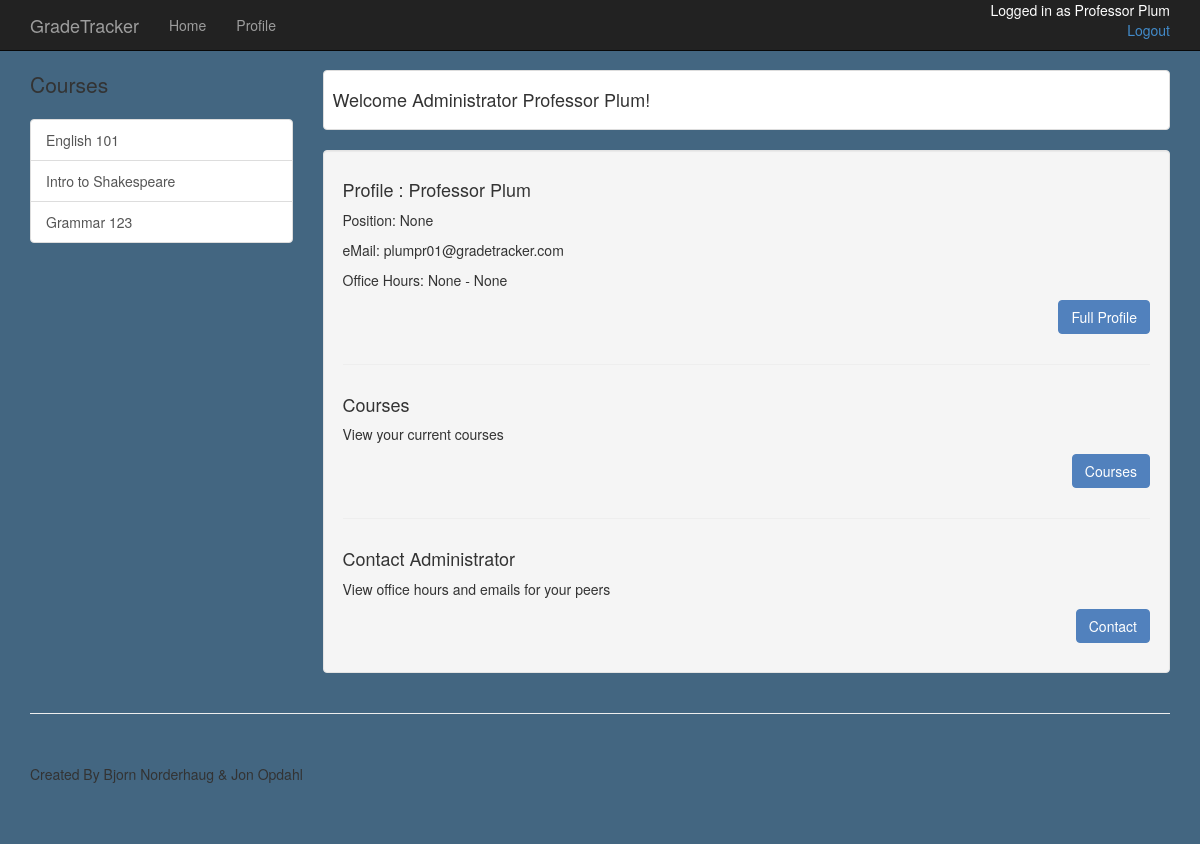
The app's page /admin/plumpr01 (signed in), older data.
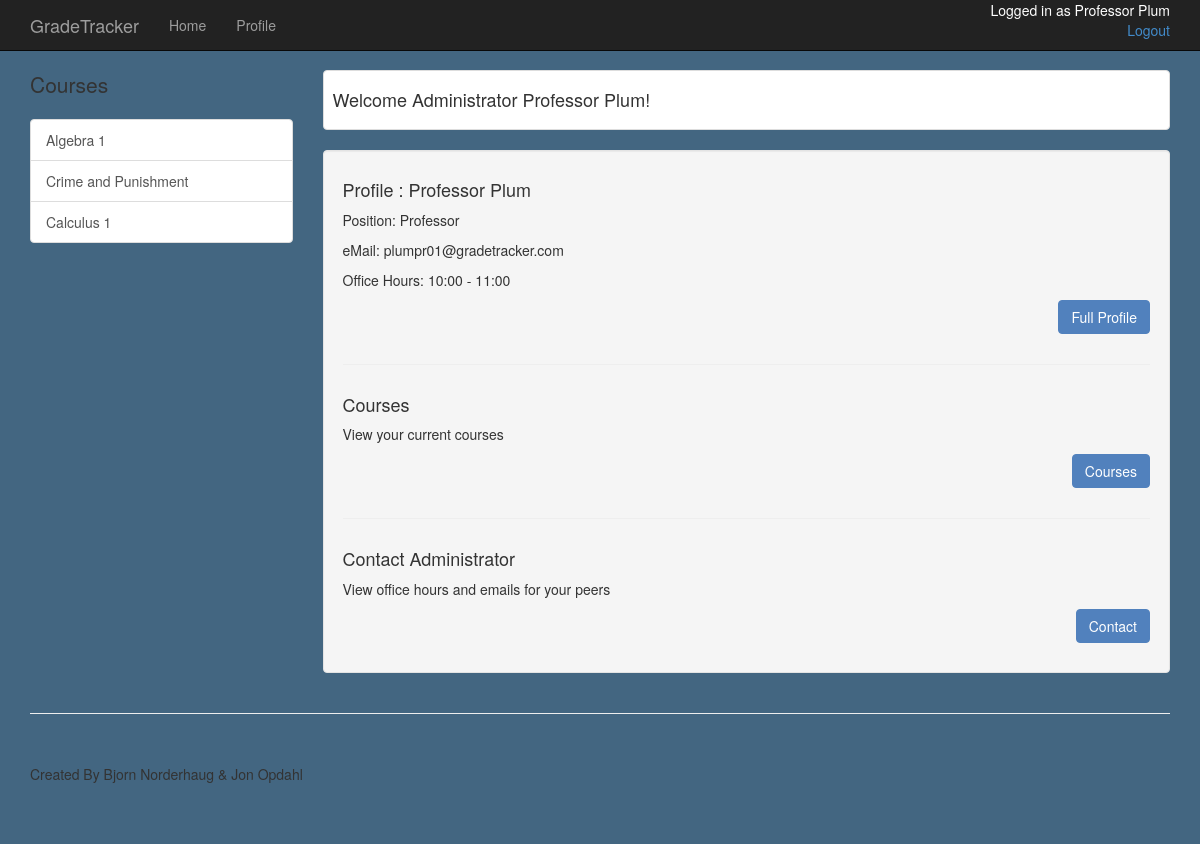
The same page, newer data.
### app/models.py (models this page shows, shortened)
class Course(db.Model):
	course_num = db.Column(db.Integer, primary_key=True)
	name = db.Column(db.String(80), index=True, unique=True)
	admin_id = db.Column(db.String(8), db.ForeignKey('admin.id'))

class Admin(db.Model):
	id = db.Column(db.String(8), primary_key=True)
	first_name = db.Column(db.String(50), index=True)
	last_name = db.Column(db.String(50), index=True)
	admin_pass = db.Column(db.String(50))
	position = db.Column(db.String(50))
	email = db.Column(db.String(120))
	begin = db.Column(db.String(5))
	end = db.Column(db.String(5))
	classes = db.relationship("Course", backref="teacher", lazy='dynamic')
	def __repr__(self):
		return (self.first_name + ' ' + self.last_name)

### app/views.py (the view)
@app.route('/admin/<id>')
@login_required
def admin_home(id):
	user = Admin.query.filter_by(id=id).first()
	return render_template('admin_home.html', user=user)

### app/views.py (called while the page is built)
@login_manager.user_loader
def load_user(id):
	user=Student.query.get(str(id))
	if user is None:
		user=Admin.query.get(str(id))
	return user

### app/templates/admin_home.html
{% extends "new.html" %}
{% block content %}
    <div class="container">
        <div class="row">
            <div class="col-md-3">
                <p class="lead">Courses</p>
                <div class="list-group">
                	{% for course in user.classes %}
                    <a href="/admin/{{user.id}}/{{course.name}}" class="list-group-item">{{ course.name }}</a>
                    {% endfor %}
                </div>
            </div>
            <div class="col-md-9">
                <div class="thumbnail">
                    <div class="caption-full">
                        <h4>Welcome Administrator {{user}}!</h4>
                    </div>
                </div>
                <div class="well">
                    <div class="row">
                        <div class="col-md-12">
                            <h4> Profile : {{user}} </h4>
                            <p>Position: {{user.position}}</p>
                            <p>eMail: {{user.email}}</p>
                            <p> Office Hours: {{user.begin}} - {{user.end}} </p>
                            <p class="pull-right"><a class="btn btn-success" href="/admin/{{user.id}}/profile"> Full Profile </a></p>
                        </div>
                    </div>
                    <hr>
                    <div class="row">
                        <div class="col-md-12">
                        	<h4> Courses </h4>
                            <p>View your current courses</p>
                            <p class="pull-right"><a href="/admin/{{user.id}}/courses" class="btn btn-success"> Courses </a></p>
                        </div>
                    </div>
                    <hr>
                    <div class="row">
                        <div class="col-md-12">
                        	<h4> Contact Administrator</h4>
                            <p>View office hours and emails for your peers</p>
                            <p class="pull-right"><a class="btn btn-success" href="{{ url_for('adminContact', id=user.id) }}"> Contact </a></p>
                        </div>
                    </div>
                </div>
            </div>
        </div>
    </div>
{% endblock %}

### app/templates/new.html (shortened to what this page needs)
<!DOCTYPE html>
<html>
<head>
    <link href="/static/css/bootstrap.min.css" rel="stylesheet">
    <link href="/static/css/shop-item.css" rel="stylesheet">
</head>
<body style="background-color: #436681">
    <nav class="navbar navbar-inverse navbar-fixed-top" role="navigation">
        <div class="container">
            <div class="navbar-header">
                <a class="navbar-brand" href="/home">GradeTracker</a>
            </div>
            <div class="collapse navbar-collapse" id="bs-example-navbar-collapse-1">
                <ul class="nav navbar-nav">
                    <li>
                        <a href="/home">Home</a>
                    </li>
                    <li>
                        <a href="{{ url_for('profile') }}">Profile</a>
                    </li>
                </ul>
                <p id="login_status" class="pull_right">Logged in as {{ user }} <br>
					<a href="{{url_for('logout')}}" class="pull-right"> Logout </a>
				</p>
            </div>
        </div>
    </nav>
    {% block content %}{% endblock %}
    <div class="container">
        <hr>
        <footer>
            <div class="row">
                <div class="col-lg-12">
                    <p>Created By Bjorn Norderhaug & Jon Opdahl</p>
                </div>
            </div>
        </footer>
    </div>
</body>
</html>

Row changes from the older to the newer data that the page shows:
no longer on this page (row edited): Course: name "Intro to Shakespeare"
no longer on this page (row edited): Course: name "Grammar 123"
changed Admin "Professor Plum": position "None" → "Professor"; begin "None" → "10:00"; end "None" → "11:00"
now on this page (row edited): Course: name "Algebra 1"
now on this page (row edited): Course: name "Crime and Punishment"
changed Course: name "English 101" → "Calculus 1"
